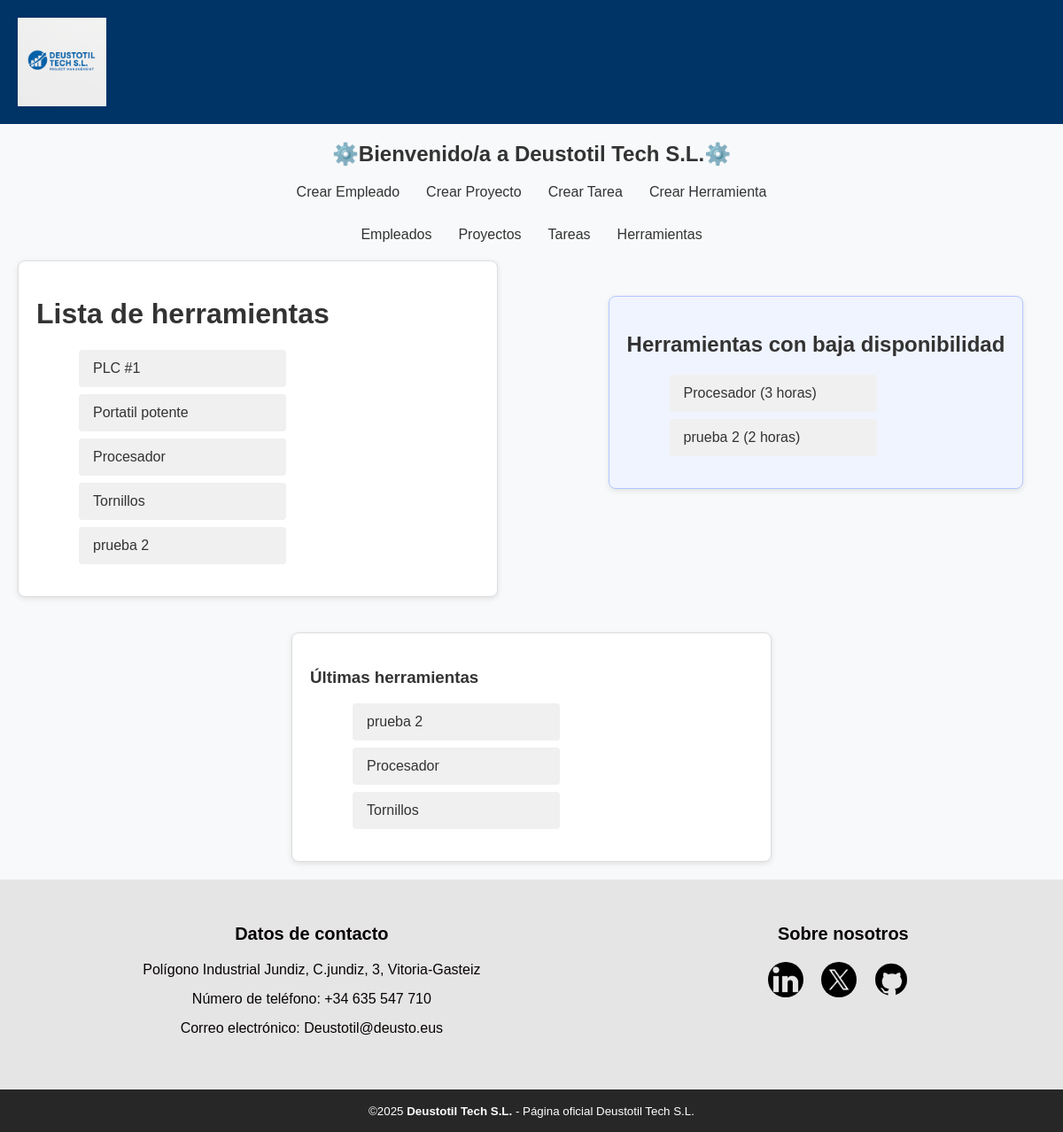
The page /AppDjango/herramientas/ on the database as committed earlier.
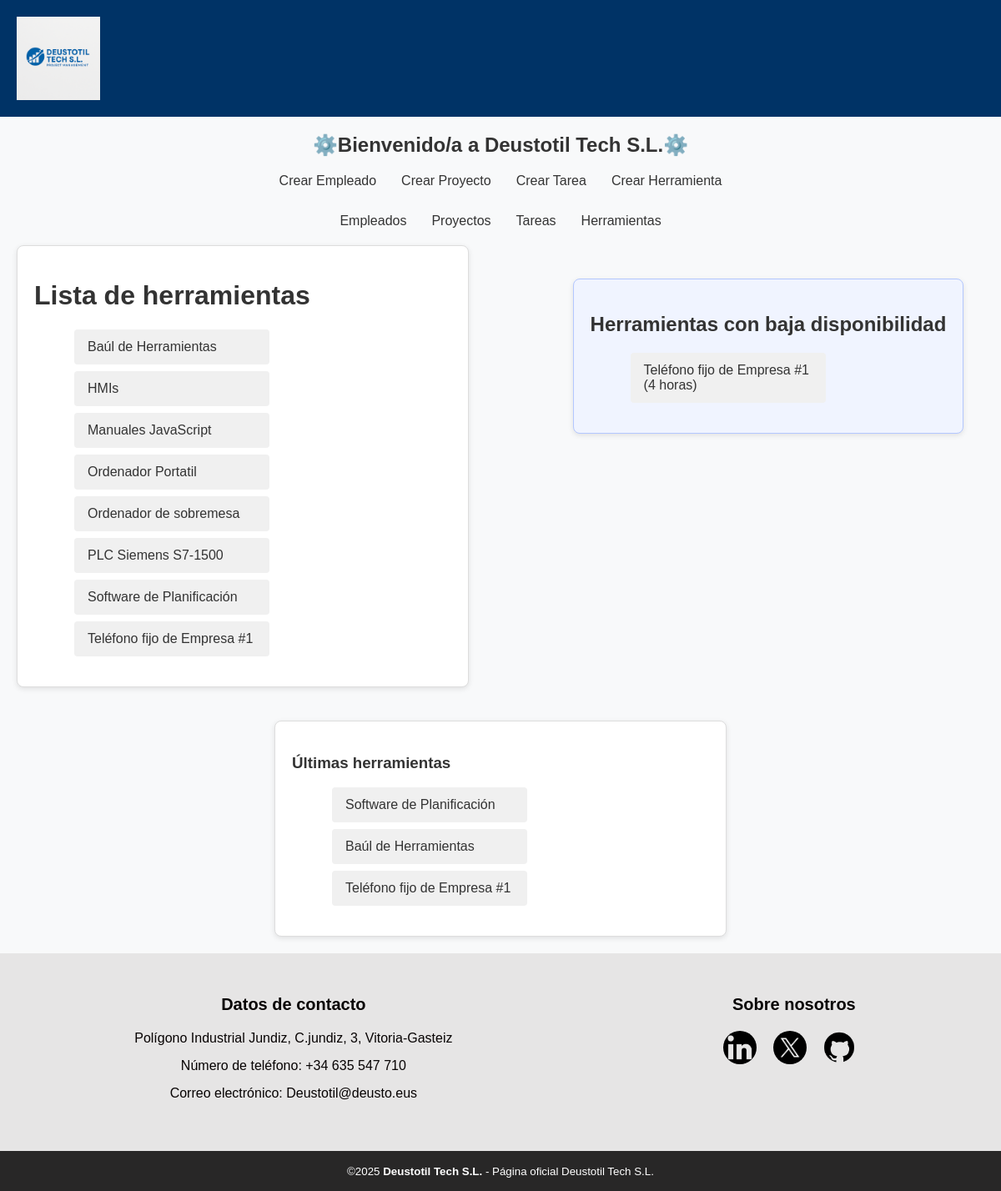
The same page on the database as committed later.
### AppDjango/models.py (models this page shows, shortened)
class Herramienta(models.Model):
    nombre = models.CharField(max_length=100)
    descripcion = models.TextField()
    horas_disponibilidad = models.IntegerField(default=0)
    fecha_compra = models.DateTimeField(null=True, blank=True) # null: si se deja vacio en formulario (en bd = null)
    caducidad_garantia = models.DateField(null=True, blank=True) # null: si se deja vacio en formulario (en bd = null)
    pertenencia = models.CharField(max_length=20, choices=DEPARTAMENTOS, default='otro')

### AppDjango/views.py (the view)
# urls.py: path('herramientas/', HerramientaListView.as_view(), name='herramientas'),
class HerramientaListView(View):
    def get(self, request):
        herramientas = Herramienta.objects.order_by("nombre")
        ultimas_herramientas = Herramienta.objects.order_by('-id')[:3]
        context = {
            "lista_herramientas": herramientas,
            "ultimas_herramientas": ultimas_herramientas,
        }
        return render(request, "listado-herramientas.html", context)

### AppDjango/templates/listado-herramientas.html
{% extends "base.html" %}
{% block contenido %}
<div class="lista-contenedor">
    <div class="contenido-principal">
        <h1>Lista de herramientas</h1>
        <ul class="lista">
            {% for herramienta in lista_herramientas %}
                <li class="item-lista">
                    <a href="{% url 'detalle_herramienta' herramienta.pk %}">
                        {{ herramienta.nombre }}
                    </a>
                </li>
            {% endfor %}
        </ul>
    </div>
    <div class="funcionalidad-extra">
        <h2>Herramientas con baja disponibilidad</h2>
        <ul class="lista">
            {% for herramienta in lista_herramientas %}
                {% if herramienta.horas_disponibilidad < 5 %}
                    <li class="item-lista">
                        <a href="{% url 'detalle_herramienta' herramienta.pk %}">
                            {{ herramienta.nombre }} ({{ herramienta.horas_disponibilidad }} horas)
                        </a>
                    </li>
                {% endif %}
            {% empty %}
                <li>No hay herramientas con baja disponibilidad</li>
            {% endfor %}
        </ul>
    </div>
</div>
{% endblock %}
{% block listado_lateral %}
<div class="lista-contenedor">
    <div class="seccion-lateral">
        <h3>Últimas herramientas</h3>
        <ul class="lista">
            {% for herramienta in ultimas_herramientas %}
                <li>
                    <a href="{% url 'detalle_herramienta' herramienta.pk %}">
                        {{ herramienta.nombre }}
                    </a>
                </li>
            {% empty %}
                <li class="mensaje-vacio">No hay herramientas recientes</li>
            {% endfor %}
        </ul>
    </div>
</div>
{% endblock %}

### AppDjango/templates/base.html (shortened to what this page needs)
<!DOCTYPE html>
<html lang="en">
<head>
    {% load static %}
    <link rel="stylesheet" href="{% static 'css/styles.css' %}">
</head>
<body>
    <header>
        <img src="{% static 'images/logo.png' %}" alt="Logo" class="header-icon">
    </header>
    <h2>{% block title %}⚙️Bienvenido/a a Deustotil Tech S.L.⚙️{% endblock %}</h2>
    <ul class="menu-horizontal">
        <li><a href="{% url 'crear-empleado' %}">Crear Empleado</a></li>
        <li><a href="{% url 'crear-proyecto' %}">Crear Proyecto</a></li>
        <li><a href="{% url 'crear-tarea' %}">Crear Tarea</a></li>
        <li><a href="{% url 'crear_herramienta' %}">Crear Herramienta</a></li>
    </ul>
    <ul class="menu-horizontal2">
        <li><a href="{% url 'empleados' %}">Empleados</a></li>
        <li><a href="{% url 'proyectos' %}">Proyectos</a></li>
        <li><a href="{% url 'tareas' %}">Tareas</a></li>
        <li><a href="{% url 'herramientas' %}">Herramientas</a></li>
    </ul>
    <div id="content">
        {% block contenido %}
        {% endblock %}
    </div>
    <aside class="sidebar">
        {% block listado_lateral %}
        {% endblock %}
    </aside>
    <footer>
        {% block footer %}
            <div class="contenedor-footer">
                <div class="columna-footer">
                    <h3>Datos de contacto</h3>
                    <ul>
                        <li>Polígono Industrial Jundiz, C.jundiz, 3, Vitoria-Gasteiz</li>
                        <li>Número de teléfono: +34 635 547 710</li>
                        <li>Correo electrónico: Deustotil@deusto.eus</li>
                    </ul>
                </div>
                <div class="columna-footer">
                    <h3>Sobre nosotros</h3>
                    <div class="nosotros">
                        <div class="iconos-redes">
                            <a href="https://www.linkedin.com/">
                                <img src="{% static '/images/linkedin.png' %}" alt="LinkedIn">
                            </a>
                            <a href="https://x.com/">
                                <img src="{% static '/images/twitter.png' %}" alt="Twitter">
                            </a>
                            <a href="https://github.com/GaizkaMiranda/ProyectoWeb2025">
                                <img src="{% static '/images/github.png' %}" alt="GitHub">
                            </a>
                        </div>
                    </div>
                </div>
            </div>
            <div class="copyright">
                <small>&copy;2025 <b>Deustotil Tech S.L.</b> - Página oficial Deustotil Tech S.L.</small>
            </div>
        {% endblock %}
    </footer>
</body>
</html>

### static/css/styles.css (style rules this page uses)
.header-icon { width: 100px; height: auto; margin-right: 40px; }
body { margin: 0; font-family: Arial, sans-serif; background-color: #f8f9fa; color: #333; }
header { background-color: #003366; color: white; padding: 20px; display: flex; align-items: center; }
h2 { text-align: center; margin-top: 20px; }
.contenedor-footer { width: 100%; margin: 0 auto; display: flex; justify-content: space-between; padding: 30px 0; background-color: #e6e5e5; }
.columna-footer { flex-grow: 1; flex-shrink: 1; margin: 0 15px; text-align: center; color: rgb(7, 3, 3); }
.columna-footer .nosotros .iconos-redes a img { width: 40px; height: 40px; object-fit: cover; border-radius: 50%; }
.columna-footer h3 { font-size: 20px; margin-bottom: 20px; text-align: center; }
.columna-footer ul { list-style: none; margin: 0; padding: 0; margin-bottom: 30px; }
.columna-footer li { margin-bottom: 15px; }
.columna-footer a { color: rgb(10, 7, 7); text-decoration: none; }
.columna-footer .nosotros a { display: inline-block; text-align: center; width: 45px; height: 45px; line-height: 45px; color: #0f0c0c; margin-right: 10px; text-align: center; }
.copyright { background-color: #282727; padding: 15px 10px; text-align: center; color: #fff; }
.menu-horizontal { list-style: none; padding: 0; margin: 0; display: flex; justify-content: center; margin-bottom: 30px; }
.menu-horizontal li a { text-decoration: none; color: #333; padding: 10px 15px; border-radius: 4px; }
.menu-horizontal2 { list-style: none; padding: 0; margin: 0; display: flex; justify-content: center; }
.menu-horizontal2 li a { text-decoration: none; color: #333; padding: 10px 15px; border-radius: 4px; }
.lista-contenedor { display: flex; justify-content: center; align-items: flex-start; gap: 100px; flex-wrap: wrap; padding: 20px; max-width: 1200px; margin: 0 auto; }
.contenido-principal, .seccion-lateral { flex: 1 1 500px; max-width: 500px; padding: 20px; background-color: #fff; border-radius: 8px; box-shadow: 0 2px 6px rgba(0, 0, 0, 0.1); border: 1px solid #ddd; }
.seccion-lateral h3 { align-items: center; }
.lista { list-style-type: none; width: 100%; max-width: 250px; }
.lista li { background-color: #f0f0f0; margin: 8px; padding: 12px 16px; border-radius: 4px; }
.lista li a { text-decoration: none; color: #333; display: block; }
.funcionalidad-extra { max-width: 600px; margin: 40px auto; padding: 20px; border-radius: 8px; box-shadow: 0 2px 6px rgba(0, 0, 0, 0.1); background-color: #f0f4ff; border: 1px solid #b3c7ff; }

Rows that differ between the two databases and show on the page:
removed Herramienta: nombre "Procesador", horas_disponibilidad "3"
removed Herramienta: nombre "Tornillos"
removed Herramienta: nombre "prueba 2", horas_disponibilidad "2"
added Herramienta: nombre "Baúl de Herramientas"
added Herramienta: nombre "HMIs", shown under "Lista de herramientas"
added Herramienta: nombre "Manuales JavaScript", shown under "Lista de herramientas"
changed Herramienta: nombre "Portatil potente" → "Ordenador Portatil"; moves up the list
added Herramienta: nombre "Ordenador de sobremesa", shown under "Lista de herramientas"
changed Herramienta: nombre "PLC #1" → "PLC Siemens S7-1500"
added Herramienta: nombre "Software de Planificación"
added Herramienta: nombre "Teléfono fijo de Empresa #1", horas_disponibilidad "4"
